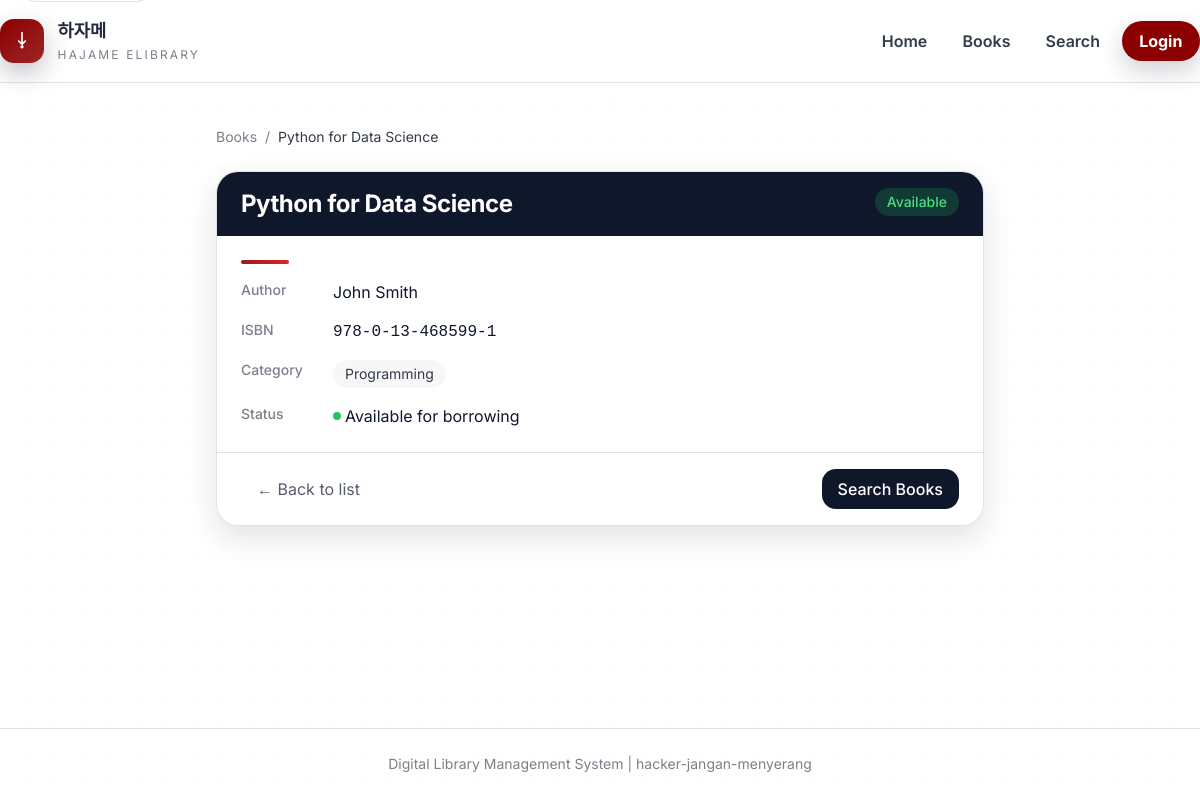
Page /books/1/ on the committed database.
### main/models.py (models this page shows, shortened)
class Book(models.Model):
    class Status(models.TextChoices):
        AVAILABLE = 'available', 'Available'
        NOT_AVAILABLE = 'not_available', 'Not Available'
    title = models.CharField(max_length=255)
    author = models.CharField(max_length=255)
    isbn = models.CharField(
        max_length=20,
        validators=[RegexValidator(
            regex=r'^[0-9\-]+$',
            message='ISBN can only contain numbers and hyphens'
        )]
    )
    description = models.TextField(blank=True)
    status = models.CharField(
        max_length=20,
        choices=Status.choices,
        default=Status.AVAILABLE
    )
    ebook_file = models.FileField(
        upload_to='ebooks/',
        blank=True,
        null=True
    )
    category = models.ForeignKey(
        Category,
        on_delete=models.SET_NULL,
        null=True,
        related_name='books'
    )
    is_deleted = models.BooleanField(default=False)
    created_by = models.ForeignKey(
        User,
        on_delete=models.SET_NULL,
        null=True,
        related_name='books_created'
    )
    created_at = models.DateTimeField(auto_now_add=True)
    updated_at = models.DateTimeField(auto_now=True)
    class Meta:
        db_table = 'books'

class Category(models.Model):
    name = models.CharField(
        max_length=100,
        validators=[RegexValidator(
            regex=r'^[a-zA-Z0-9\s\-]+$',
            message='Category name can only contain letters, numbers, spaces, and hyphens'
        )]
    )
    description = models.TextField(blank=True)
    created_at = models.DateTimeField(auto_now_add=True)
    updated_at = models.DateTimeField(auto_now=True)
    class Meta:
        db_table = 'categories'
        verbose_name_plural = 'Categories'

### main/search_views.py (the view, shortened to what this page needs)
# urls.py: path('books/<int:book_id>/', search_views.book_detail, name='book_detail'),
def book_detail(request, book_id):
    book = get_object_or_404(Book, id=book_id, is_deleted=False)
    return render(request, 'main/book_detail.html', {'book': book})

### main/templates/main/book_detail.html (shortened to what this page needs)
{% extends 'main/base.html' %}
{% block content %}
<div class="max-w-3xl mx-auto space-y-6">
    <nav class="flex items-center gap-2 text-sm text-slate-500">
        <a href="{% url 'main:book_list' %}" class="hover:text-red-800 transition-colors">Books</a>
        <span>/</span>
        <span class="text-slate-700">{{ book.title }}</span>
    </nav>
    <div class="bg-white rounded-2xl border border-slate-200 shadow-sm overflow-hidden">
        <div class="bg-slate-900 px-6 py-4">
            <div class="flex items-start justify-between gap-4">
                <h2 class="text-2xl font-bold text-white">{{ book.title }}</h2>
                {% if book.status == 'available' %}
                    <span class="shrink-0 px-3 py-1 text-sm font-medium bg-green-500/20 text-green-400 rounded-full">
                        Available
                    </span>
                {% else %}
                    <span class="shrink-0 px-3 py-1 text-sm font-medium bg-red-500/20 text-red-400 rounded-full">
                        Not Available
                    </span>
                {% endif %}
            </div>
        </div>
        <div class="p-6 space-y-4">
            <div class="w-12 h-1 bg-gradient-to-r from-red-800 to-red-600 rounded"></div>
            <div class="flex items-start gap-3">
                <span class="w-20 text-sm font-medium text-slate-500">Author</span>
                <span class="text-slate-900">{{ book.author }}</span>
            </div>
            <div class="flex items-start gap-3">
                <span class="w-20 text-sm font-medium text-slate-500">ISBN</span>
                <span class="text-slate-900 font-mono">{{ book.isbn }}</span>
            </div>
            <div class="flex items-start gap-3">
                <span class="w-20 text-sm font-medium text-slate-500">Category</span>
                <span class="inline-block px-3 py-1 bg-slate-100 text-slate-700 rounded-lg text-sm">
                    {{ book.category.name|default:"Uncategorized" }}
                </span>
            </div>
            <div class="flex items-start gap-3">
                <span class="w-20 text-sm font-medium text-slate-500">Status</span>
                {% if book.status == 'available' %}
                    <span class="inline-flex items-center gap-1 text-green-700">
                        <span class="w-2 h-2 bg-green-500 rounded-full"></span>
                        Available for borrowing
                    </span>
                {% else %}
                    <span class="inline-flex items-center gap-1 text-red-700">
                        <span class="w-2 h-2 bg-red-500 rounded-full"></span>
                        Currently borrowed
                    </span>
                {% endif %}
            </div>
        </div>
        <div class="px-6 py-4 bg-slate-50 border-t border-slate-200 flex items-center justify-between">
            <a
                href="{% url 'main:book_list' %}"
                class="px-4 py-2 text-slate-600 hover:text-slate-900 transition-colors"
            >
                ← Back to list
            </a>
            <a
                href="{% url 'main:search_books' %}"
                class="px-4 py-2 bg-slate-900 text-white font-medium rounded-lg hover:bg-red-800 transition-colors"
            >
                Search Books
            </a>
        </div>
    </div>
</div>
{% endblock %}

### static/css/style.css (style rules this page uses)
:root { --paper-50: #ffffff; --paper-100: rgba(15, 23, 42, 0.03); --paper-200: rgba(15, 23, 42, 0.06); --paper-300: rgba(15, 23, 42, 0.1); --ink-900: #0f172a; --ink-800: rgba(15, 23, 42, 0.92); --ink-700: rgba(15, 23, 42, 0.85); --ink-600: rgba(15, 23, 42, 0.7); --ink-500: rgba(15, 23, 42, 0.55); --ink-400: rgba(15, 23, 42, 0.42); --ink-300: rgba(15, 23, 42, 0.3); --accent-900: #8b0000; --accent-800: #8b0000; --accent-700: #8b0000; --accent-600: rgba(139, 0, 0, 0.85); --accent-200: rgba(139, 0, 0, 0.18); --accent-100: rgba(139, 0, 0, 0.08); --teal-700: var(--ink-900); --teal-100: rgba(15, 23, 42, 0.08); --gold-700: var(--accent-700); --gold-100: rgba(139, 0, 0, 0.08); --blue-700: var(--ink-900); --blue-100: rgba(15, 23, 42, 0.08); --line: rgba(15, 23, 42, 0.12); --line-soft: rgba(15, 23, 42, 0.06); --shadow-soft: 0 12px 30px rgba(15, 23, 42, 0.12); --shadow-strong: 0 24px 60px rgba(15, 23, 42, 0.18); --radius-lg: 22px; --radius-md: 16px; --container-max: 1200px; --spacing: 24px; --font-display: 'Inter', sans-serif; --font-body: 'Inter', sans-serif; }
*, *::before, *::after { box-sizing: border-box; margin: 0; padding: 0; }
html { scroll-behavior: smooth; }
body { font-family: var(--font-body); color: var(--ink-900); background: #ffffff; background-image: radial-gradient(600px 320px at 10% -10%, rgba(139, 0, 0, 0.08), transparent 60%), radial-gradient(700px 360px at 90% -12%, rgba(15, 23, 42, 0.08), transparent 60%); line-height: 1.6; min-height: 100vh; position: relative; }
body::before { content: ''; position: fixed; inset: 0; background-image: linear-gradient(transparent 94%, rgba(15, 23, 42, 0.04) 96%), linear-gradient(90deg, transparent 94%, rgba(15, 23, 42, 0.04) 96%); background-size: 28px 28px; opacity: 0.2; pointer-events: none; z-index: 0; }
body::after { content: ''; position: fixed; inset: -20% -10% auto; height: 60vh; background: radial-gradient(60% 80% at 50% 0%, rgba(255, 255, 255, 0.8), transparent 70%); pointer-events: none; z-index: 0; }
a { color: var(--ink-800); text-decoration: none; transition: color 0.2s ease, background 0.2s ease, border-color 0.2s ease; }
h1, h2, h3, h4, h5, h6 { font-family: var(--font-display); letter-spacing: -0.02em; color: var(--ink-900); line-height: 1.15; }
.bg-slate-900 { background: var(--ink-900) !important; }
.bg-slate-50 { background: var(--paper-50) !important; }
.bg-slate-100 { background: var(--paper-100) !important; }
.bg-white { background: #ffffff !important; }
.text-slate-900 { color: var(--ink-900) !important; }
.text-slate-800 { color: var(--ink-800) !important; }
.text-slate-700 { color: var(--ink-700) !important; }
.text-slate-600 { color: var(--ink-600) !important; }
.text-slate-500 { color: var(--ink-500) !important; }
.border-slate-200 { border-color: var(--line) !important; }
.text-green-700 { color: var(--ink-900) !important; }
.rounded-2xl { border-radius: var(--radius-lg) !important; }
.rounded-lg { border-radius: 14px !important; }
.shadow-sm { box-shadow: var(--shadow-soft) !important; }

### rows in the picture
Book: title "Python for Data Science", author "John Smith", isbn "978-0-13-468599-1", category.name "Programming"
